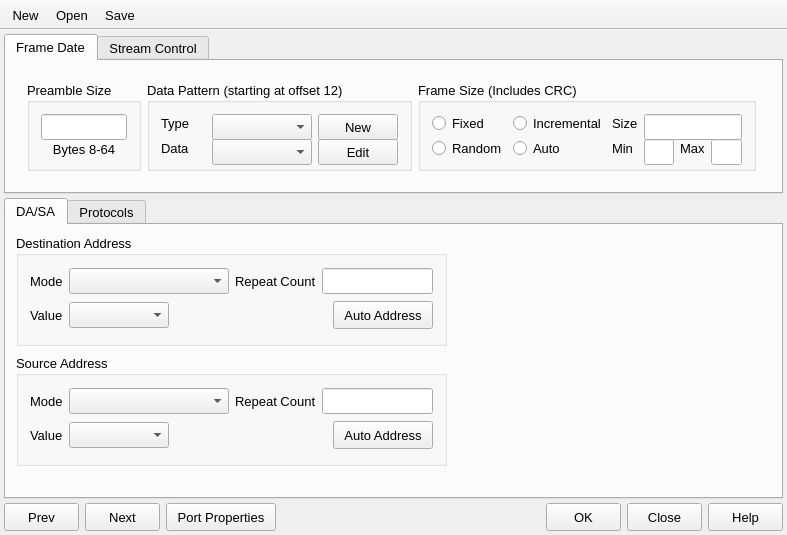
<?xml version="1.0" encoding="UTF-8"?>
<ui version="4.0">
 <class>mainWindow</class>
 <widget class="QMainWindow" name="mainWindow">
  <property name="geometry">
   <rect>
    <x>0</x>
    <y>0</y>
    <width>787</width>
    <height>535</height>
   </rect>
  </property>
  <property name="font">
   <font>
    <pointsize>10</pointsize>
   </font>
  </property>
  <property name="windowTitle">
   <string>mainWindow</string>
  </property>
  <widget class="QWidget" name="centralWidget">
   <layout class="QGridLayout" name="gridLayout_3">
    <property name="leftMargin">
     <number>4</number>
    </property>
    <property name="topMargin">
     <number>4</number>
    </property>
    <property name="rightMargin">
     <number>4</number>
    </property>
    <property name="bottomMargin">
     <number>4</number>
    </property>
    <property name="spacing">
     <number>4</number>
    </property>
    <item row="1" column="0">
     <widget class="QTabWidget" name="tabWidget_2">
      <property name="currentIndex">
       <number>0</number>
      </property>
      <widget class="QWidget" name="tab_3">
       <attribute name="title">
        <string>DA/SA</string>
       </attribute>
       <widget class="QGroupBox" name="groupBox_4">
        <property name="geometry">
         <rect>
          <x>10</x>
          <y>10</y>
          <width>431</width>
          <height>111</height>
         </rect>
        </property>
        <property name="title">
         <string>Destination Address</string>
        </property>
        <layout class="QGridLayout" name="gridLayout_4">
         <item row="0" column="0">
          <widget class="QLabel" name="label_7">
           <property name="text">
            <string>Mode</string>
           </property>
          </widget>
         </item>
         <item row="1" column="0">
          <widget class="QLabel" name="label_8">
           <property name="text">
            <string>Value</string>
           </property>
          </widget>
         </item>
         <item row="1" column="1">
          <widget class="QComboBox" name="combo_value">
           <property name="minimumSize">
            <size>
             <width>100</width>
             <height>26</height>
            </size>
           </property>
           <property name="maximumSize">
            <size>
             <width>100</width>
             <height>26</height>
            </size>
           </property>
          </widget>
         </item>
         <item row="0" column="2">
          <widget class="QLabel" name="label_9">
           <property name="text">
            <string>Repeat Count</string>
           </property>
          </widget>
         </item>
         <item row="0" column="1">
          <widget class="QComboBox" name="combo_mode">
           <property name="minimumSize">
            <size>
             <width>160</width>
             <height>26</height>
            </size>
           </property>
           <property name="maximumSize">
            <size>
             <width>160</width>
             <height>26</height>
            </size>
           </property>
          </widget>
         </item>
         <item row="0" column="3">
          <widget class="QLineEdit" name="lineEdit_5">
           <property name="minimumSize">
            <size>
             <width>0</width>
             <height>26</height>
            </size>
           </property>
           <property name="maximumSize">
            <size>
             <width>16777215</width>
             <height>26</height>
            </size>
           </property>
          </widget>
         </item>
         <item row="1" column="3" alignment="Qt::AlignRight">
          <widget class="QPushButton" name="pushButton_9">
           <property name="minimumSize">
            <size>
             <width>100</width>
             <height>28</height>
            </size>
           </property>
           <property name="maximumSize">
            <size>
             <width>100</width>
             <height>28</height>
            </size>
           </property>
           <property name="text">
            <string>Auto Address</string>
           </property>
          </widget>
         </item>
        </layout>
       </widget>
       <widget class="QGroupBox" name="groupBox_5">
        <property name="geometry">
         <rect>
          <x>10</x>
          <y>130</y>
          <width>431</width>
          <height>111</height>
         </rect>
        </property>
        <property name="title">
         <string>Source Address</string>
        </property>
        <layout class="QGridLayout" name="gridLayout_5">
         <item row="0" column="0">
          <widget class="QLabel" name="label_10">
           <property name="text">
            <string>Mode</string>
           </property>
          </widget>
         </item>
         <item row="1" column="0">
          <widget class="QLabel" name="label_11">
           <property name="text">
            <string>Value</string>
           </property>
          </widget>
         </item>
         <item row="1" column="1">
          <widget class="QComboBox" name="combo_value_2">
           <property name="minimumSize">
            <size>
             <width>100</width>
             <height>26</height>
            </size>
           </property>
           <property name="maximumSize">
            <size>
             <width>100</width>
             <height>26</height>
            </size>
           </property>
          </widget>
         </item>
         <item row="0" column="2">
          <widget class="QLabel" name="label_12">
           <property name="text">
            <string>Repeat Count</string>
           </property>
          </widget>
         </item>
         <item row="0" column="1">
          <widget class="QComboBox" name="combo_mode_2">
           <property name="minimumSize">
            <size>
             <width>160</width>
             <height>26</height>
            </size>
           </property>
           <property name="maximumSize">
            <size>
             <width>160</width>
             <height>26</height>
            </size>
           </property>
          </widget>
         </item>
         <item row="0" column="3">
          <widget class="QLineEdit" name="lineEdit_6">
           <property name="minimumSize">
            <size>
             <width>0</width>
             <height>26</height>
            </size>
           </property>
           <property name="maximumSize">
            <size>
             <width>16777215</width>
             <height>26</height>
            </size>
           </property>
          </widget>
         </item>
         <item row="1" column="3" alignment="Qt::AlignRight">
          <widget class="QPushButton" name="pushButton_10">
           <property name="minimumSize">
            <size>
             <width>100</width>
             <height>28</height>
            </size>
           </property>
           <property name="maximumSize">
            <size>
             <width>100</width>
             <height>28</height>
            </size>
           </property>
           <property name="text">
            <string>Auto Address</string>
           </property>
          </widget>
         </item>
        </layout>
       </widget>
      </widget>
      <widget class="QWidget" name="tab_4">
       <attribute name="title">
        <string>Protocols</string>
       </attribute>
      </widget>
     </widget>
    </item>
    <item row="0" column="0">
     <widget class="QTabWidget" name="tabWidget">
      <property name="minimumSize">
       <size>
        <width>779</width>
        <height>160</height>
       </size>
      </property>
      <property name="maximumSize">
       <size>
        <width>779</width>
        <height>160</height>
       </size>
      </property>
      <property name="tabPosition">
       <enum>QTabWidget::North</enum>
      </property>
      <property name="tabShape">
       <enum>QTabWidget::Rounded</enum>
      </property>
      <property name="currentIndex">
       <number>0</number>
      </property>
      <property name="iconSize">
       <size>
        <width>16</width>
        <height>16</height>
       </size>
      </property>
      <property name="movable">
       <bool>false</bool>
      </property>
      <widget class="QWidget" name="tab">
       <attribute name="title">
        <string>Frame Date</string>
       </attribute>
       <widget class="QWidget" name="layoutWidget">
        <property name="geometry">
         <rect>
          <x>10</x>
          <y>10</y>
          <width>751</width>
          <height>111</height>
         </rect>
        </property>
        <layout class="QHBoxLayout" name="horizontalLayout">
         <item>
          <widget class="QGroupBox" name="groupBox">
           <property name="title">
            <string>Preamble Size</string>
           </property>
           <layout class="QVBoxLayout" name="verticalLayout">
            <item>
             <widget class="QLineEdit" name="lineEdit">
              <property name="minimumSize">
               <size>
                <width>0</width>
                <height>26</height>
               </size>
              </property>
              <property name="maximumSize">
               <size>
                <width>16777215</width>
                <height>26</height>
               </size>
              </property>
             </widget>
            </item>
            <item>
             <widget class="QLabel" name="label">
              <property name="text">
               <string>Bytes 8-64</string>
              </property>
              <property name="alignment">
               <set>Qt::AlignCenter</set>
              </property>
             </widget>
            </item>
           </layout>
          </widget>
         </item>
         <item>
          <widget class="QGroupBox" name="groupBox_2">
           <property name="title">
            <string>Data Pattern (starting at offset 12)</string>
           </property>
           <layout class="QGridLayout" name="gridLayout">
            <item row="0" column="1">
             <widget class="QComboBox" name="combo_type">
              <property name="minimumSize">
               <size>
                <width>100</width>
                <height>26</height>
               </size>
              </property>
              <property name="maximumSize">
               <size>
                <width>100</width>
                <height>26</height>
               </size>
              </property>
             </widget>
            </item>
            <item row="1" column="0">
             <widget class="QLabel" name="label_3">
              <property name="minimumSize">
               <size>
                <width>45</width>
                <height>0</height>
               </size>
              </property>
              <property name="maximumSize">
               <size>
                <width>45</width>
                <height>16777215</height>
               </size>
              </property>
              <property name="text">
               <string>Data</string>
              </property>
             </widget>
            </item>
            <item row="0" column="3">
             <widget class="QPushButton" name="pushButton">
              <property name="minimumSize">
               <size>
                <width>0</width>
                <height>26</height>
               </size>
              </property>
              <property name="maximumSize">
               <size>
                <width>16777215</width>
                <height>26</height>
               </size>
              </property>
              <property name="text">
               <string>New</string>
              </property>
             </widget>
            </item>
            <item row="1" column="3">
             <widget class="QPushButton" name="pushButton_2">
              <property name="minimumSize">
               <size>
                <width>0</width>
                <height>26</height>
               </size>
              </property>
              <property name="maximumSize">
               <size>
                <width>16777215</width>
                <height>26</height>
               </size>
              </property>
              <property name="text">
               <string>Edit</string>
              </property>
             </widget>
            </item>
            <item row="0" column="0">
             <widget class="QLabel" name="label_2">
              <property name="minimumSize">
               <size>
                <width>45</width>
                <height>0</height>
               </size>
              </property>
              <property name="maximumSize">
               <size>
                <width>45</width>
                <height>16777215</height>
               </size>
              </property>
              <property name="text">
               <string>Type</string>
              </property>
             </widget>
            </item>
            <item row="1" column="1">
             <widget class="QComboBox" name="combo_data">
              <property name="minimumSize">
               <size>
                <width>100</width>
                <height>26</height>
               </size>
              </property>
              <property name="maximumSize">
               <size>
                <width>200</width>
                <height>26</height>
               </size>
              </property>
             </widget>
            </item>
            <item row="1" column="2">
             <spacer name="horizontalSpacer">
              <property name="orientation">
               <enum>Qt::Horizontal</enum>
              </property>
              <property name="sizeHint" stdset="0">
               <size>
                <width>40</width>
                <height>20</height>
               </size>
              </property>
             </spacer>
            </item>
           </layout>
          </widget>
         </item>
         <item>
          <widget class="QGroupBox" name="groupBox_3">
           <property name="title">
            <string>Frame Size (Includes CRC)</string>
           </property>
           <layout class="QGridLayout" name="gridLayout_2">
            <item row="0" column="1">
             <widget class="QRadioButton" name="radioButton_3">
              <property name="text">
               <string>Incremental</string>
              </property>
             </widget>
            </item>
            <item row="0" column="2">
             <widget class="QLabel" name="label_4">
              <property name="text">
               <string>Size</string>
              </property>
             </widget>
            </item>
            <item row="1" column="1">
             <widget class="QRadioButton" name="radioButton_4">
              <property name="text">
               <string>Auto</string>
              </property>
             </widget>
            </item>
            <item row="1" column="4">
             <widget class="QLabel" name="label_6">
              <property name="text">
               <string>Max</string>
              </property>
             </widget>
            </item>
            <item row="1" column="2">
             <widget class="QLabel" name="label_5">
              <property name="text">
               <string>Min</string>
              </property>
             </widget>
            </item>
            <item row="1" column="0">
             <widget class="QRadioButton" name="radioButton_2">
              <property name="text">
               <string>Random</string>
              </property>
             </widget>
            </item>
            <item row="0" column="0">
             <widget class="QRadioButton" name="radioButton">
              <property name="text">
               <string>Fixed</string>
              </property>
             </widget>
            </item>
            <item row="1" column="3">
             <widget class="QLineEdit" name="lineEdit_3">
              <property name="minimumSize">
               <size>
                <width>0</width>
                <height>26</height>
               </size>
              </property>
              <property name="maximumSize">
               <size>
                <width>16777215</width>
                <height>26</height>
               </size>
              </property>
             </widget>
            </item>
            <item row="1" column="5">
             <widget class="QLineEdit" name="lineEdit_4">
              <property name="minimumSize">
               <size>
                <width>0</width>
                <height>26</height>
               </size>
              </property>
              <property name="maximumSize">
               <size>
                <width>16777215</width>
                <height>26</height>
               </size>
              </property>
             </widget>
            </item>
            <item row="0" column="3" colspan="3">
             <widget class="QLineEdit" name="lineEdit_2">
              <property name="minimumSize">
               <size>
                <width>0</width>
                <height>26</height>
               </size>
              </property>
              <property name="maximumSize">
               <size>
                <width>16777215</width>
                <height>26</height>
               </size>
              </property>
             </widget>
            </item>
           </layout>
          </widget>
         </item>
        </layout>
       </widget>
      </widget>
      <widget class="QWidget" name="tab_2">
       <attribute name="title">
        <string>Stream Control</string>
       </attribute>
      </widget>
     </widget>
    </item>
    <item row="2" column="0">
     <layout class="QHBoxLayout" name="horizontalLayout_2">
      <item>
       <widget class="QPushButton" name="pushButton_5">
        <property name="minimumSize">
         <size>
          <width>75</width>
          <height>28</height>
         </size>
        </property>
        <property name="maximumSize">
         <size>
          <width>75</width>
          <height>28</height>
         </size>
        </property>
        <property name="text">
         <string>Prev</string>
        </property>
       </widget>
      </item>
      <item>
       <widget class="QPushButton" name="pushButton_6">
        <property name="minimumSize">
         <size>
          <width>75</width>
          <height>28</height>
         </size>
        </property>
        <property name="maximumSize">
         <size>
          <width>75</width>
          <height>28</height>
         </size>
        </property>
        <property name="text">
         <string>Next</string>
        </property>
       </widget>
      </item>
      <item>
       <widget class="QPushButton" name="pushButton_7">
        <property name="minimumSize">
         <size>
          <width>110</width>
          <height>28</height>
         </size>
        </property>
        <property name="maximumSize">
         <size>
          <width>75</width>
          <height>28</height>
         </size>
        </property>
        <property name="text">
         <string>Port Properties</string>
        </property>
       </widget>
      </item>
      <item>
       <spacer name="horizontalSpacer_2">
        <property name="orientation">
         <enum>Qt::Horizontal</enum>
        </property>
        <property name="sizeHint" stdset="0">
         <size>
          <width>40</width>
          <height>20</height>
         </size>
        </property>
       </spacer>
      </item>
      <item>
       <widget class="QPushButton" name="pushButton_8">
        <property name="minimumSize">
         <size>
          <width>75</width>
          <height>28</height>
         </size>
        </property>
        <property name="maximumSize">
         <size>
          <width>75</width>
          <height>28</height>
         </size>
        </property>
        <property name="text">
         <string>OK</string>
        </property>
       </widget>
      </item>
      <item>
       <widget class="QPushButton" name="pushButton_4">
        <property name="minimumSize">
         <size>
          <width>75</width>
          <height>28</height>
         </size>
        </property>
        <property name="maximumSize">
         <size>
          <width>75</width>
          <height>28</height>
         </size>
        </property>
        <property name="text">
         <string>Close</string>
        </property>
       </widget>
      </item>
      <item>
       <widget class="QPushButton" name="pushButton_3">
        <property name="minimumSize">
         <size>
          <width>75</width>
          <height>28</height>
         </size>
        </property>
        <property name="maximumSize">
         <size>
          <width>75</width>
          <height>28</height>
         </size>
        </property>
        <property name="text">
         <string>Help</string>
        </property>
       </widget>
      </item>
     </layout>
    </item>
   </layout>
  </widget>
  <widget class="QToolBar" name="toolBar">
   <property name="windowTitle">
    <string>toolBar</string>
   </property>
   <property name="movable">
    <bool>false</bool>
   </property>
   <property name="iconSize">
    <size>
     <width>24</width>
     <height>24</height>
    </size>
   </property>
   <attribute name="toolBarArea">
    <enum>TopToolBarArea</enum>
   </attribute>
   <attribute name="toolBarBreak">
    <bool>false</bool>
   </attribute>
   <addaction name="actionNew"/>
   <addaction name="actionOpen"/>
   <addaction name="actionSave"/>
  </widget>
  <action name="actionNew">
   <property name="text">
    <string>New</string>
   </property>
  </action>
  <action name="actionOpen">
   <property name="text">
    <string>Open</string>
   </property>
  </action>
  <action name="actionSave">
   <property name="text">
    <string>Save</string>
   </property>
  </action>
  <action name="actionPrint">
   <property name="text">
    <string>Print</string>
   </property>
  </action>
  <action name="actionExit">
   <property name="text">
    <string>Exit</string>
   </property>
  </action>
  <action name="actionCut">
   <property name="text">
    <string>Cut</string>
   </property>
  </action>
  <action name="actionCopy">
   <property name="text">
    <string>Copy</string>
   </property>
  </action>
  <action name="actionPaste">
   <property name="text">
    <string>Paste</string>
   </property>
  </action>
 </widget>
 <layoutdefault spacing="6" margin="11"/>
 <resources/>
 <connections/>
</ui>
